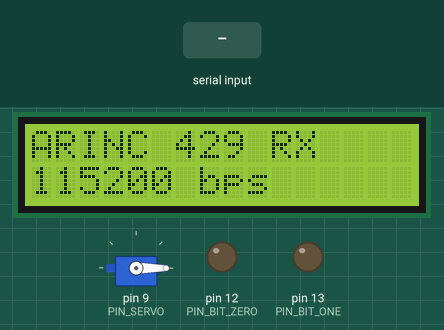
Simulated run of this sketch. Board: Arduino Uno, built with avr-gcc and run on an emulated ATmega328P. Shown: 16×2 character LCD, servo, output pins drawn as LEDs (lit = HIGH). The inputs (shaded band) are chosen by the test bench. What the sketch prints to the serial monitor is not drawn.

Above: at 1.2 s.
1.3 s: "-\n" received over Serial
At 1.9 s:
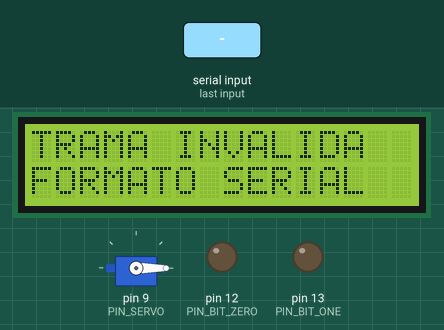
2.8 s: "0\n" received over Serial
At 4.0 s:
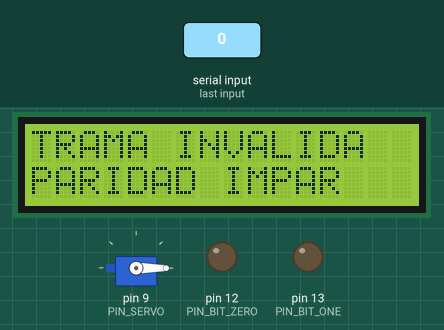
4.3 s: "90 45\n" received over Serial
At 5.4 s:
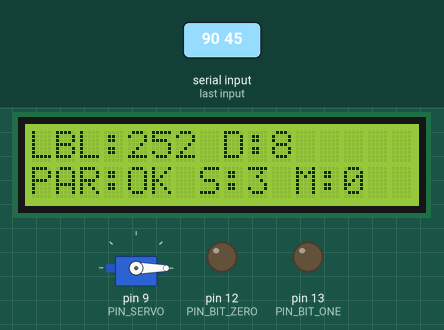
5.8 s: "5\n" received over Serial
At 6.5 s:
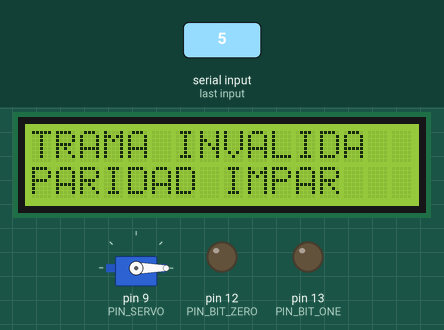
7.3 s: "x90\n" received over Serial
At 7.7 s:
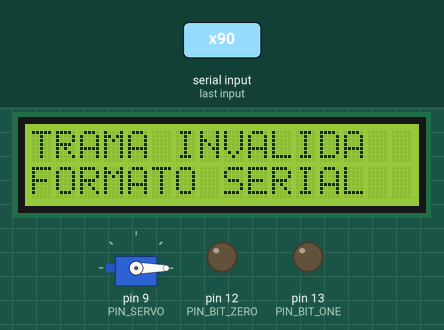
Timing chart, 0 to 9.8 s (numbered marks = the images above; inputs shaded):
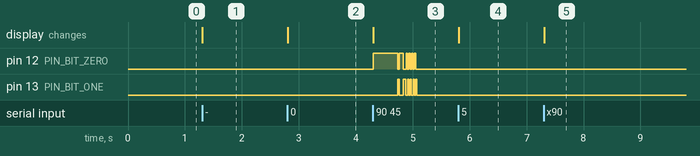

Measured:
- after the input at 1.3 s, the display: changes at once (image 1)
- after the input at 2.8 s, the display: changes at once (image 2)
- after the input at 4.3 s, pin 12 (PIN_BIT_ZERO): goes HIGH 0.43 s, LOW 0.03 s, HIGH 0.07 s, 4 × (LOW 0.05 s, HIGH 0.02 s), then LOW, starting at once; pin 13 (PIN_BIT_ONE): alternates HIGH for 0.02 s and LOW for 0.03 s, 12 changes in all, then stays LOW, starting after 0.44 s; the display: changes at once (image 3)
- after the input at 5.8 s, the display: changes at once (image 4)
- after the input at 7.3 s, the display: changes at once (image 5)

The sketch:

ARINC429Receiver.ino
```cpp
#include <LiquidCrystal.h>
#include <Servo.h>

const uint8_t PIN_BIT_ONE = 13;
const uint8_t PIN_BIT_ZERO = 12;
const uint8_t PIN_SERVO = 9;
const unsigned long SERIAL_BAUD = 115200;
const unsigned int BIT_PULSE_MS = 20;

LiquidCrystal lcd(7, 6, 5, 4, 3, 2);
Servo valueServo;

char inputLine[34];
uint8_t inputLength = 0;
bool inputOverflow = false;

uint8_t reverseByte(uint8_t value) {
  uint8_t reversed = 0;
  for (uint8_t bit = 0; bit < 8; bit++) {
    reversed = (reversed << 1) | (value & 1);
    value >>= 1;
  }
  return reversed;
}

bool hasOddParity(uint32_t word) {
  uint8_t ones = 0;
  for (uint8_t bit = 0; bit < 32; bit++) {
    ones += word & 1;
    word >>= 1;
  }
  return (ones & 1) == 1;
}

bool parseWord(const char *text, uint32_t &word) {
  if (*text == '\0' || *text == '-') return false;

  uint8_t base = 10;
  if (text[0] == '0' && (text[1] == 'x' || text[1] == 'X')) {
    base = 16;
    text += 2;
  } else if (text[0] == '0' && (text[1] == 'b' || text[1] == 'B')) {
    base = 2;
    text += 2;
  } else {
    bool binaryText = true;
    uint8_t length = 0;
    for (const char *cursor = text; *cursor; cursor++) {
      if (*cursor != '0' && *cursor != '1') binaryText = false;
      length++;
    }
    if (binaryText && length == 32) base = 2;
  }

  if (*text == '\0') return false;
  uint32_t parsed = 0;
  for (; *text; text++) {
    uint8_t digit;
    if (*text >= '0' && *text <= '9') digit = *text - '0';
    else if (*text >= 'a' && *text <= 'f') digit = *text - 'a' + 10;
    else if (*text >= 'A' && *text <= 'F') digit = *text - 'A' + 10;
    else return false;
    if (digit >= base || parsed > (0xFFFFFFFFUL - digit) / base) return false;
    parsed = parsed * base + digit;
  }
  word = parsed;
  return true;
}

void showError(const char *message) {
  lcd.clear();
  lcd.setCursor(0, 0);
  lcd.print("TRAMA INVALIDA");
  lcd.setCursor(0, 1);
  lcd.print(message);
  Serial.print("ERROR: ");
  Serial.println(message);
}

void sendOneHotBits(uint32_t word) {
  for (int8_t bit = 31; bit >= 0; bit--) {
    digitalWrite(PIN_BIT_ONE, LOW);
    digitalWrite(PIN_BIT_ZERO, LOW);
    delay(2);

    if ((word >> bit) & 1UL) digitalWrite(PIN_BIT_ONE, HIGH);
    else digitalWrite(PIN_BIT_ZERO, HIGH);
    delay(BIT_PULSE_MS);

    digitalWrite(PIN_BIT_ONE, LOW);
    digitalWrite(PIN_BIT_ZERO, LOW);
    delay(2);
  }
}

void processWord(uint32_t word) {
  if (!hasOddParity(word)) {
    digitalWrite(PIN_BIT_ONE, LOW);
    digitalWrite(PIN_BIT_ZERO, LOW);
    showError("PARIDAD IMPAR");
    return;
  }

  uint8_t label = reverseByte(word & 0xFF);
  uint8_t sdi = (word >> 8) & 0x03;
  uint8_t ssm = (word >> 29) & 0x03;
  uint32_t data = (word >> 10) & 0x7FFFFUL;

  lcd.clear();
  lcd.setCursor(0, 0);
  lcd.print("LBL:");
  if (label < 64) lcd.print('0');
  if (label < 8) lcd.print('0');
  lcd.print(label, OCT);
  lcd.print(" D:");
  lcd.print(data);
  lcd.setCursor(0, 1);
  lcd.print("PAR:OK S:");
  lcd.print(sdi);
  lcd.print(" M:");
  lcd.print(ssm);

  uint8_t servoAngle = (uint32_t)data * 180UL / 0x7FFFFUL;
  valueServo.write(servoAngle);
  sendOneHotBits(word);

  Serial.print("OK LABEL_OCT=");
  if (label < 64) Serial.print('0');
  if (label < 8) Serial.print('0');
  Serial.print(label, OCT);
  Serial.print(" SDI=");
  Serial.print(sdi);
  Serial.print(" DATA=");
  Serial.print(data);
  Serial.print(" SSM=");
  Serial.print(ssm);
  Serial.print(" SERVO_DEG=");
  Serial.println(servoAngle);
}

void handleSerialLine() {
  inputLine[inputLength] = '\0';
  if (inputOverflow) {
    showError("LINEA MUY LARGA");
  } else {
    uint32_t word;
    if (!parseWord(inputLine, word)) showError("FORMATO SERIAL");
    else processWord(word);
  }
  inputLength = 0;
  inputOverflow = false;
}

void setup() {
  pinMode(PIN_BIT_ONE, OUTPUT);
  pinMode(PIN_BIT_ZERO, OUTPUT);
  digitalWrite(PIN_BIT_ONE, LOW);
  digitalWrite(PIN_BIT_ZERO, LOW);

  lcd.begin(16, 2);
  valueServo.attach(PIN_SERVO);
  valueServo.write(0);
  Serial.begin(SERIAL_BAUD);

  lcd.setCursor(0, 0);
  lcd.print("ARINC 429 RX");
  lcd.setCursor(0, 1);
  lcd.print("115200 bps");
  Serial.println("Listo. Envie una palabra ARINC por linea.");
}

void loop() {
  while (Serial.available() > 0) {
    char incoming = Serial.read();
    if (incoming == '\r') continue;
    if (incoming == '\n') {
      if (inputLength || inputOverflow) handleSerialLine();
      continue;
    }
    if (incoming == ' ' || incoming == '\t') continue;

    if (inputLength < sizeof(inputLine) - 1) inputLine[inputLength++] = incoming;
    else inputOverflow = true;
  }
}
```
